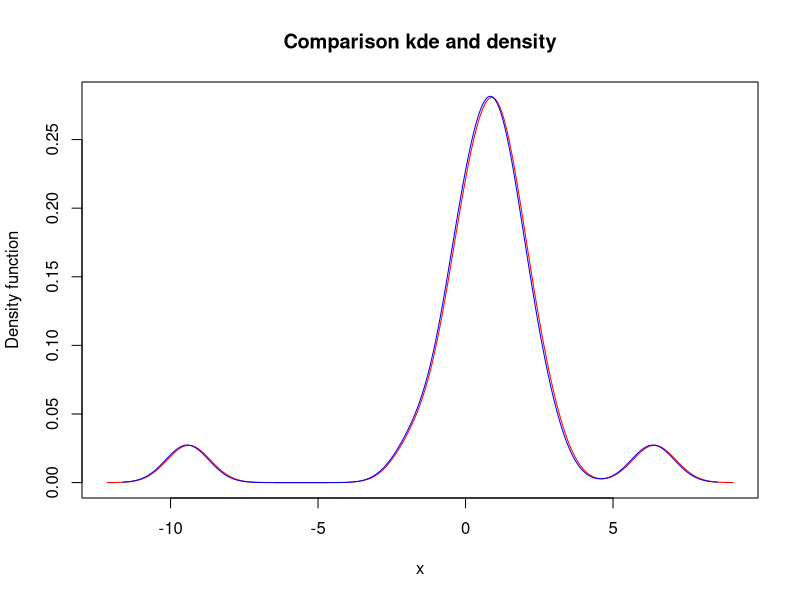
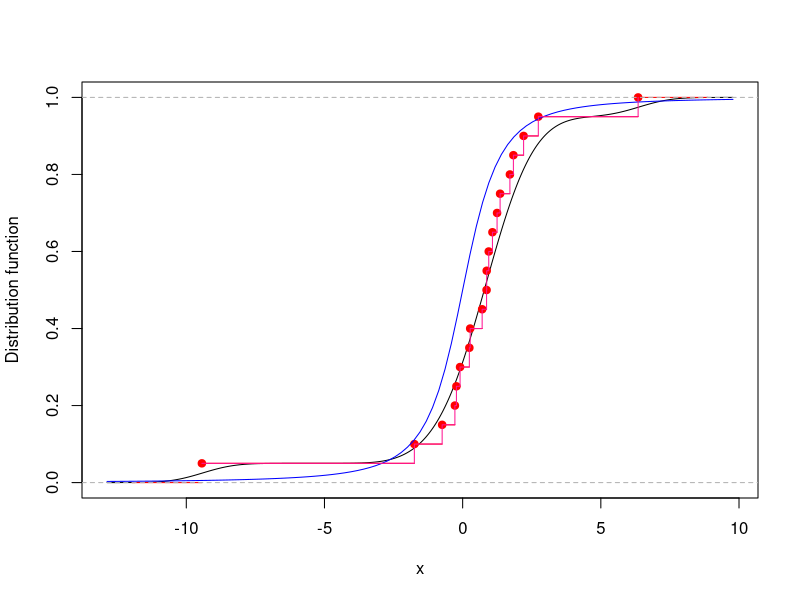
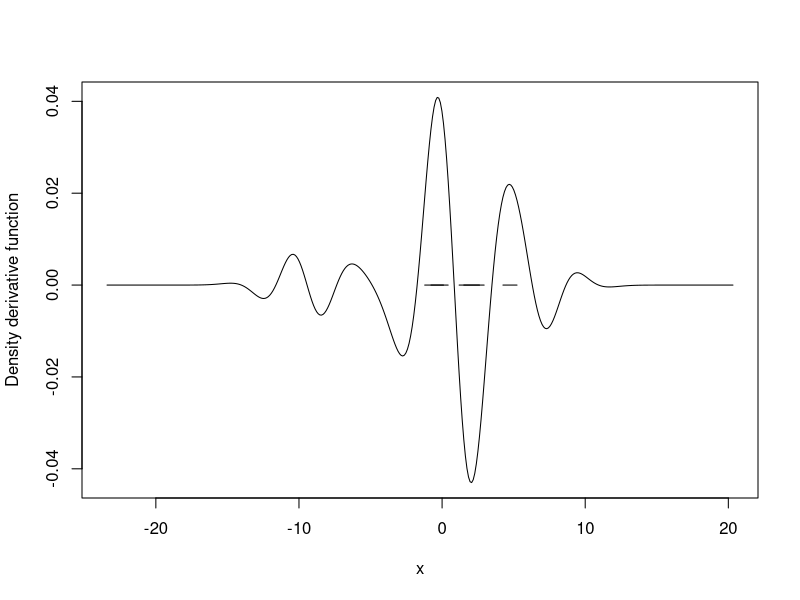

R code for these plots, in order:
library(ks)

n = 20
x = rt(n, df = 2)
kde = kde(x)
kde0 = density(x, bw.SJ(x, method = 'dpi'))
plot(kde, col='red', main = 'Comparison kde and density')
lines(kde0,col='blue')

#We see that both functions are pretty equal, so we can use them interchangeably
#If we wanna plot it using lines, the command is lines(kde$eval.points)


Fn = ecdf(x)
kcde=kcde(x)
plot(kcde)
#lines(kcde$eval.points,kcde$estimate, col = 'blue') does the same as plot(kcde)
lines(Fn, col = 'red')
curve(pt(x, df = 2),col='blue',add = TRUE)
lines(sort(x),sort(Fn(x)), type = 's', col = 'deeppink')


#Deivative of the density (default deriv.order=0 is the same as kde)
plot(kdde(x, deriv.order = 5))
